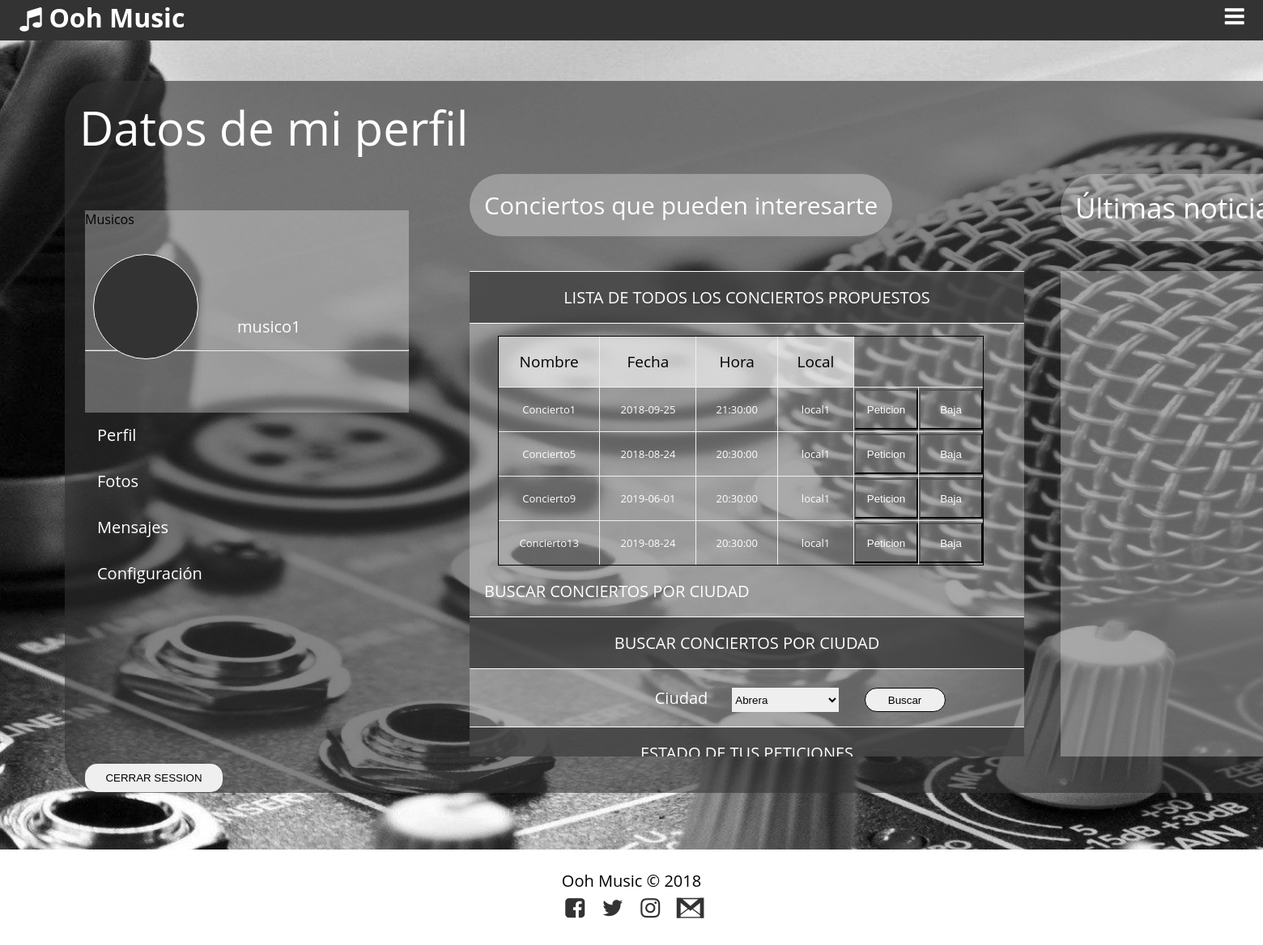
The page /usuariomusico.php (signed in) on the database its author committed.
### tables this page shows
CREATE TABLE concierto(
id_concierto INT NOT NULL PRIMARY KEY AUTO_INCREMENT,
nombre VARCHAR(30),
fecha DATE,
hora TIME,
pago DECIMAL(6,2),
localm INT NOT NULL,
genero INT NOT NULL,
musico INT,
estado INT,
CONSTRAINT fk_concierto_localm
FOREIGN KEY (localm) REFERENCES localm(id_usuario)
ON DELETE CASCADE ON UPDATE CASCADE,
CONSTRAINT fk_concierto_genero
FOREIGN KEY (genero) REFERENCES genero(id_genero)
ON DELETE CASCADE ON UPDATE CASCADE,
CONSTRAINT fk_concierto_musico
FOREIGN KEY (musico) REFERENCES musico(id_usuario)
ON DELETE CASCADE ON UPDATE CASCADE);

### bbdd.php (called while the page is built, shortened)
<?php
function dimeIdgeneroUsuario($id_usuario) {
    $c = conectar();
    $select = "select genero from musico where id_usuario = $id_usuario;";
    $resultado = mysqli_query($c, $select);
    if ($fila = mysqli_fetch_assoc($resultado)) {
        extract($fila);
        $resultado = $genero;
    }
    return $resultado;
}
function muestraDatosCiudadLocalMusico() {
    $c = conectar();
    $select = "select c.id_ciudad, c.nombre, l.id_usuario  from ciudad c inner join login l on c.id_ciudad = l.ciudad where l.tipo = 1;";
    $resultado = mysqli_query($c, $select);
    return $resultado;
}
function listaConciertosporGenero($idgeneroMusico) {
    $c = conectar();
    $select = "select c.id_concierto,c.nombre as nomconcierto, c.fecha, c.hora, l.nombre from concierto c inner join localm lo on lo.id_usuario = c.localm inner join login l on lo.id_usuario = l.id_usuario where c.genero = $idgeneroMusico and c.estado <> 2 ";
    $resultado = mysqli_query($c, $select);
    return $resultado;
}
function dimeidusuario($usuario) {
    $c = conectar();
    $select = "select id_usuario from login where usuario='$usuario';";
    $resultado = mysqli_query($c, $select);
    if ($fila = mysqli_fetch_assoc($resultado)) {
        $id_usuario = $fila['id_usuario'];
        return $id_usuario;
    } else {
        return -1;
    }
}
function dimenombre($usuario) {
    $c = conectar();
    $select = "select nombre from login where usuario='$usuario';";
    $resultado = mysqli_query($c, $select);
    if ($fila = mysqli_fetch_assoc($resultado)) {
        extract($fila);
        return $nombre;
    } else {
        return -1;
    }
}
function usuarioexiste($usuario) {
    $c = conectar();
    $select = "select count(id_usuario) as cuantos from login where usuario='$usuario';";
    $resultado = mysqli_query($c, $select);
    $fila = mysqli_fetch_assoc($resultado);
    extract($fila);
    return $cuantos;
}
function conectar() {
    include('mysqlpass.php');
    $conexion = mysqli_connect("localhost", $userbd, $passbd, "musica");
    return $conexion;
}
?>

### usuariomusico.php (the view, shortened to what this page needs)
<?php
require_once 'bbdd.php';
require_once 'funciones.php';
?>
<html lang="es">
    <head>
        <link rel="stylesheet" href="css/fontello.css">
        <link rel="stylesheet" href="css/estilosMusico.css">
    </head>
    <body>
        <header>
            <div class="contenedor">
                <h1 class="icon-music">Ooh Music</h1>
                <label class="icon-menu" for="menu-bar"></label>
            </div>
        </header>
        <main>
            <section id="banner">
                <?php
                $mostrar = 0;
                if (isset($_SESSION['username'])) {
                    if (usuarioexiste($_SESSION['username']) > 0) {
                        $mostrar = 1;
                    } else {
                        echo"<script>alert('El usuario ya no existe')</script>";
                    }
                } else {
                    echo"<script>alert('No puedes entrar aquí')</script>";
                }
                if ($mostrar == 1) {
                    ?>
                    <img src="Imagenes/banner.jpg">
                    <div id="centro">
                        <p>Datos de mi perfil</p>
                        <div id="usuario">
                            <?php
                            muestradatosmusico();
                            ?>
                        </div>
                        <div id="menu">
                            <ul>
                                <li><a href="#">Perfil</a></li>
                                <li><a href="#">Fotos</a></li>
                                <li><a href="#">Mensajes</a></li>
                                <li><a href="miperfilmusico.php">Configuración</a></li>
                                <?php cerraSession2() ?>
                            </ul>
                        </div>
                        <div id="conciertosInteres">
                            <p>Conciertos que pueden interesarte</p>
                        </div>
                        <div id="contenidoInteres">
                            <p class="titulo">LISTA DE TODOS LOS CONCIERTOS PROPUESTOS</p>
                            <?php
                            extract($_SESSION);
                            $id_usuario = dimeidusuario($username);
                            $idgeneroMusico = dimeIdgeneroUsuario($id_usuario);
                            $listaConciertosGenero = listaConciertosporGenero($idgeneroMusico);
                            echo"<table border='1' id='tablapropuestos'>";
                            echo "<tr>";
                            echo "<td><p class='titulodatos'>Nombre</p></td>";
                            echo "<td><p class='titulodatos'>Fecha</p></td>";
                            echo "<td><p class='titulodatos'>Hora</p></td>";
                            echo "<td><p class='titulodatos'>Local</p></td>";
                            echo "</tr>";
                            while ($fila = mysqli_fetch_assoc($listaConciertosGenero)) {
                                extract($fila);
                                echo"<tr>";
                                echo"<td><p class='datos'>$nomconcierto</p></td>";
                                echo"<td><p class='datos'>$fecha</p></td>";
                                echo"<td><p class='datos'>$hora</p></td>";
                                echo"<td><p class='datos'>$nombre</p></td>";
                                echo"<td id='alta'>";
                                altaMusicoConcierto($id_concierto);
                                echo"</td>";
                                echo"<td id='baja'>";
                                bajaMusicoConcierto($id_concierto);
                                echo"</td>";
                                echo"</tr>";
                            }
                            echo"</table>";
                            echo"<p>BUSCAR CONCIERTOS POR CIUDAD</p>";
                            echo"<p class='titulo'>BUSCAR CONCIERTOS POR CIUDAD</p>";
                            muestraSelectCiudad();
                            echo"<p class='titulo'>ESTADO DE TUS PETICIONES</p>";
                            ?>
                        </div>
                        <div id="titulonoticias">
                            <p>Últimas noticias</p>
                        </div>
                        <div id="noticias">
                        </div>
                    </div>
                    <?php
                }
                ?>
            </section>
        </main>
        <footer>
            <div class="contenedor">
                <p class="copy">Ooh Music &copy; 2018</p>
                <div class="sociales">
                    <a class="icon-facebook-squared" href="#"></a>
                    <a class="icon-twitter" href="#"></a>
                    <a class="icon-instagram" href="#"></a>
                    <a class="icon-gmail" href="#"></a>
                </div>
            </div>
        </footer>
    </body>
</html>

### funciones.php (shortened to what this page needs)
<?php
require_once 'bbdd.php';
function bajaMusicoConcierto($id_concierto) {
    echo"<form action='' method='POST'>";
    echo"<input type='submit' value='Baja' name='baja'>";
    echo"</form>";
}
function altaMusicoConcierto($id_concierto) {
    echo"<form action='' method='POST'>";
    echo"<input type='submit' value='Peticion' name='peticion'>";
    echo"</form>";
}
function muestraSelectCiudad() {
    $datosCiudad = muestraDatosCiudadLocalMusico();
    echo"<form id='formulario' action='' method='POST'>";
    echo"<p>Ciudad<select name = 'ciudad'>";
    while ($fila = mysqli_fetch_assoc($datosCiudad)) {
        extract($fila);
        echo"<option value='$id_ciudad'>$nombre</option>";
    }
    echo"</select></p>";
    echo"<input type='submit' name='buscar3' value='Buscar'>";
    echo"</form>";
}
function muestradatosmusico() {
    if (isset($_SESSION['tipo'])) {
        extract($_SESSION);
        if ($tipo == 2) {
            echo"Musicos";
        }
        $nombre = dimenombre($username);
        echo"<p>$nombre</p>";
        echo"<hr>";
        echo"<div id='info'>";
        echo"</div>";
    }
}
function cerraSession2() {
    echo"<form action='' method='POST'>";
    echo"<input id='botoncerrar' type='submit' name='cerrar' value='CERRAR SESSION'>";
    echo"</form>";
}
?>

### css/estilosMusico.css (style rules this page uses)
* { margin: 0; padding: 0; box-sizing: border-box; }
body { font-family: 'Open Sans', sans-serif; }
header { width: 100%; height: 50px; background: #333; color: #fff; position: fixed; top: 0; left: 0; z-index: 100; }
.contenedor { width: 98%; margin: auto; }
h1 { float: left; }
header .contenedor { display: table; }
section { width: 100%; margin-bottom: 25px; }
footer .contenedor { display: flex; flex-wrap: wrap; justify-content: center; padding-bottom: 25px; }
.copy { font-size: 20px; }
.sociales { width:100%; text-align: center; font-size: 28px; }
.sociales a { color: #333; text-decoration: none; }
form #botoncerrar { width: 170px; padding: 10px; border-radius: 15px; border: thin; margin-top: 190px; }

### css/menuMusico.css (style rules this page uses)
header label { float: right; font-size: 28px; margin: 6px 0; cursor: pointer; }

### css/bannerMusico.css (style rules this page uses)
#banner { margin-top: 50px; position: relative; }
#banner a { position: relative; width: 100px; display: block; color: #fff; text-decoration: none; padding: 6px; top: -17px; border: 3px solid #fff; text-align: center; }
#banner img { height: 1000px; width: 2700px; }
#centro { border: solid; margin-top: -950px; margin-left: 80px; position: absolute; background: rgba(51,51,51,0.6); border: none; border-radius: 50px; width: 1780px; height: 880px; }
#centro p { font-size: 58px; padding: 18px; color: #fff; }
#titulonoticias { border: none; position: absolute; margin-left: 1230px; background-color: rgba(255,255,255,0.3); border-radius: 50px; }
#conciertosInteres { border: none; position: absolute; margin-left: 500px; background-color: rgba(255,255,255,0.3); border-radius: 50px; }
#conciertosInteres p { font-size: 30px; }
#contenidoInteres { border: none; position: absolute; margin-top: 120px; margin-left: 500px; background-color: rgba(255,255,255,0.3); width: 685px; height: 600px; overflow-y: scroll; }
#contenidoInteres .titulo { font-size: 20px; border: solid; border-width: thin; background: rgba(55,55,55,.8); text-align: center; border-left-style: none; border-right-style: none; }
#tablapropuestos { border: solid; border-width: thin; border-collapse: collapse; margin-top: 15px; margin-left: 35px; width: 600px; }
#tablapropuestos .titulodatos { font-size: 19px; text-align: center; background: rgba(255,255,255,.6); color: black; }
#tablapropuestos .datos { font-size: 13px; text-align: center; }
#tablapropuestos input { height: 50px; width: 100%; background: none; color: #fff; cursor: pointer; }
#tablapropuestos #alta { width: 80px; }
#tablapropuestos #baja { width: 80px; }
#formulario { text-align: center; }
#formulario select { border: none; margin-left: 30px; height: 30px; margin-top: 5px; }
#formulario input { border: solid; border-width: thin; margin-left: 390px; margin-top: -48px; width: 100px; height: 30px; border-radius: 50px; cursor: pointer; }
#contenidoInteres p { font-size: 20px; }
#noticias { border: none; position: absolute; margin-top: 120px; margin-left: 1230px; background-color: rgba(255,255,255,0.3); width: 385px; height: 600px; overflow-y: scroll; }
#titulonoticias p { font-size: 35px; }
#usuario { position: absolute; height: 250px; width: 400px; margin: 45px 25px; border: solid; border: none; background: rgba(255,255,255,0.3); }
#usuario p { position: absolute; margin-left: 170px; margin-top: 90px; font-size: 20px; }
hr { margin-top: 150px; }
#info { position: absolute; border: solid; border-width: thin; border-radius: 150px; width: 130px; height: 130px; margin-top: -120px; margin-left: 10px; }
#centro ul { border: none; margin-top: 311px; margin-left: 25px;; position: absolute; list-style: none; border-bottom-right-radius: 25px; border-top-right-radius: 25px; }
#centro ul li a { padding: 15px; width: 400px; font-size: 20px; border: none; text-align: left; border-bottom-right-radius: 50px; border-top-right-radius: 50px; }

### css/infoMusico.css (style rules this page uses)
#info { background: #333; color: #fff; text-align: center; padding: 20px; }

### rows shown on the page
concierto: nombre "Concierto1", fecha "2018-09-25", hora "21:30:00", login.nombre "local1"
concierto: nombre "Concierto5", fecha "2018-08-24", hora "20:30:00", login.nombre "local1"
concierto: nombre "Concierto9", fecha "2019-06-01", hora "20:30:00", login.nombre "local1"
concierto: nombre "Concierto13", fecha "2019-08-24", hora "20:30:00", login.nombre "local1"

### other values the page prints
$nombre "musico1"
form field ciudad "Abrera"
